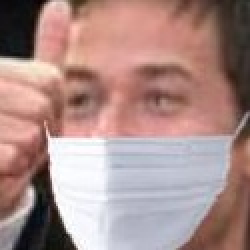
#> input picture server/tmp.jpg, 125 x 125 px (shown 2 times larger)
$ python -i face_detect.py   (imports and definitions only)
#> lines starting #> are read from the running program, lines starting #| are printed output that depends on the picture
import cv2
import numpy as np

# Detector one or more face
face_cascade = cv2.CascadeClassifier("haarcascade_frontalface_default.xml")


# Crop whole face
def face_detect(image):
    gray = cv2.cvtColor(image, cv2.COLOR_BGR2GRAY)
    # detectMultiScale(
    #         gray,
    #         scaleFactor=1.1,
    #         minNeighbors=7,
    #         minSize=(100, 100),)
    faces = face_cascade.detectMultiScale(gray, 1.3, 5)
    if(len(faces) == 0):
        return None
    (x,y,w,h) = faces[0]
    cropped = image[y:y+h, x:x+w]
    cv2.resize(cropped, (224, 224), interpolation=cv2.INTER_LINEAR)

    norm = np.zeros((224,224))
    cropped = cv2.normalize(cropped, norm, 0, 255, cv2.NORM_MINMAX)
    cv2.imwrite("image.png", cropped)
    return cropped

# # Use crop_faec() for face detection
# image = cv2.imread(file_path) # Get pixel
# cropped_image = crop_face(image, True)

>>> import cv2
>>> picture = cv2.imread('tmp.jpg')
#> picture is the input picture: shape (125, 125, 3); mean B, G, R 136.1, 140, 170.3
>>> result = face_detect(picture)
#> in face_detect, `gray = cv2.cvtColor(image, cv2.COLOR_BGR2GRAY)`:
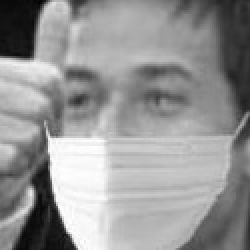
#> gray: shape (125, 125) (shown 2 times larger); min 3, max 255, mean 148.6
#> in face_detect, `faces = face_cascade.detectMultiScale(gray, 1.3, 5)`: faces = ()

$ run again, on server/ttt.jpg
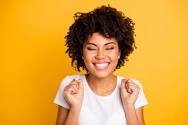
#> input picture server/ttt.jpg, 188 x 125 px
#> picture is the input picture: shape (125, 188, 3); mean B, G, R 59.6, 161.9, 222.1
#> in face_detect, `gray = cv2.cvtColor(image, cv2.COLOR_BGR2GRAY)`:
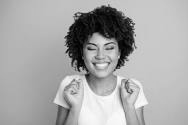
#> gray: shape (125, 188); min 1, max 254, mean 168.2
#> faces = [[77, 29, 50, 50]]
#> x = 77; y = 29; w = 50
#> in face_detect, `cropped = image[y:y+h, x:x+w]`:
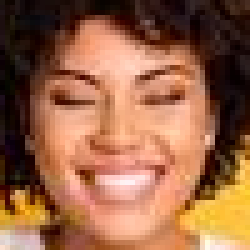
#> cropped: shape (50, 50, 3) (shown 5 times larger); mean B, G, R 70.5, 99.8, 151.7
